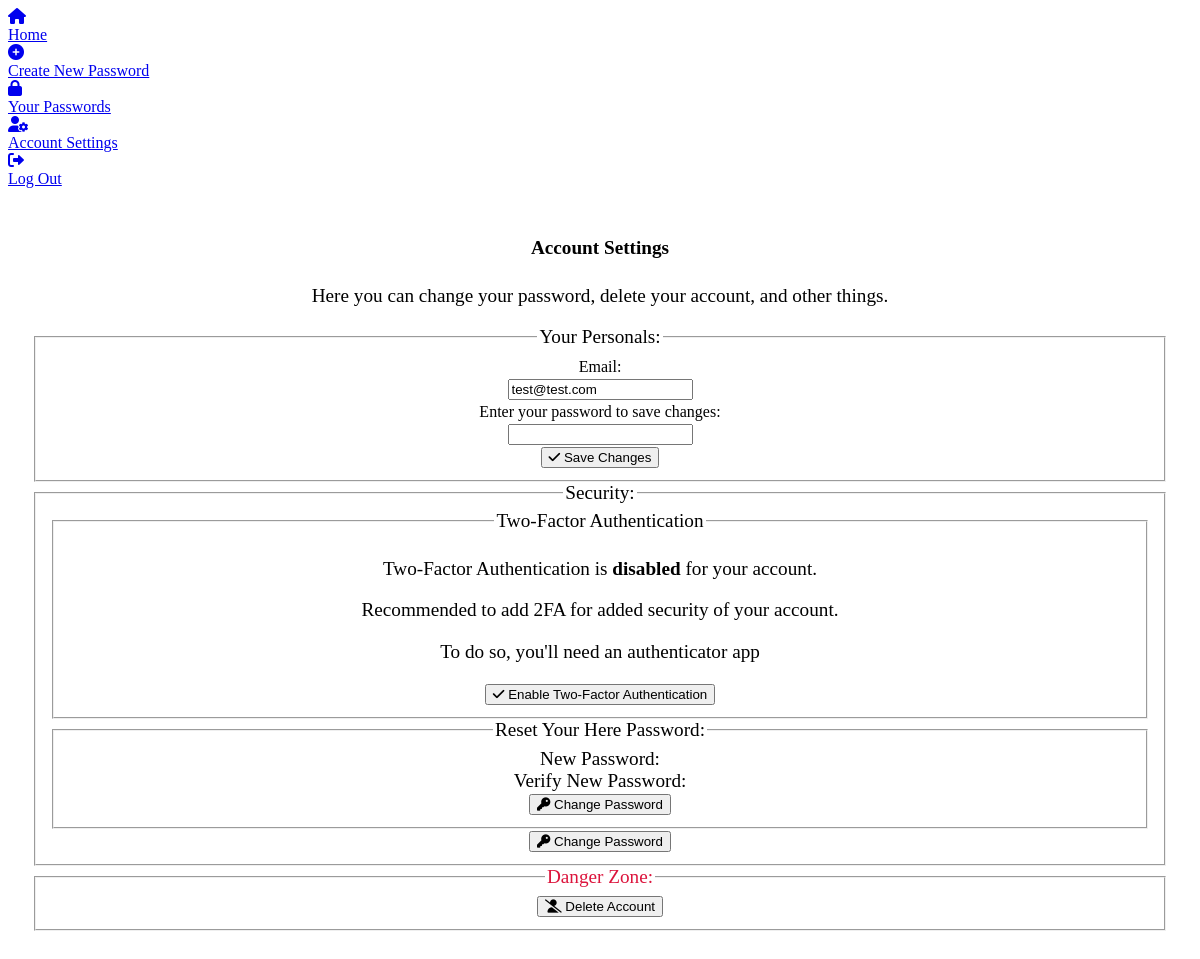
The app's page /accounts/account_settings/ (signed in), older data.
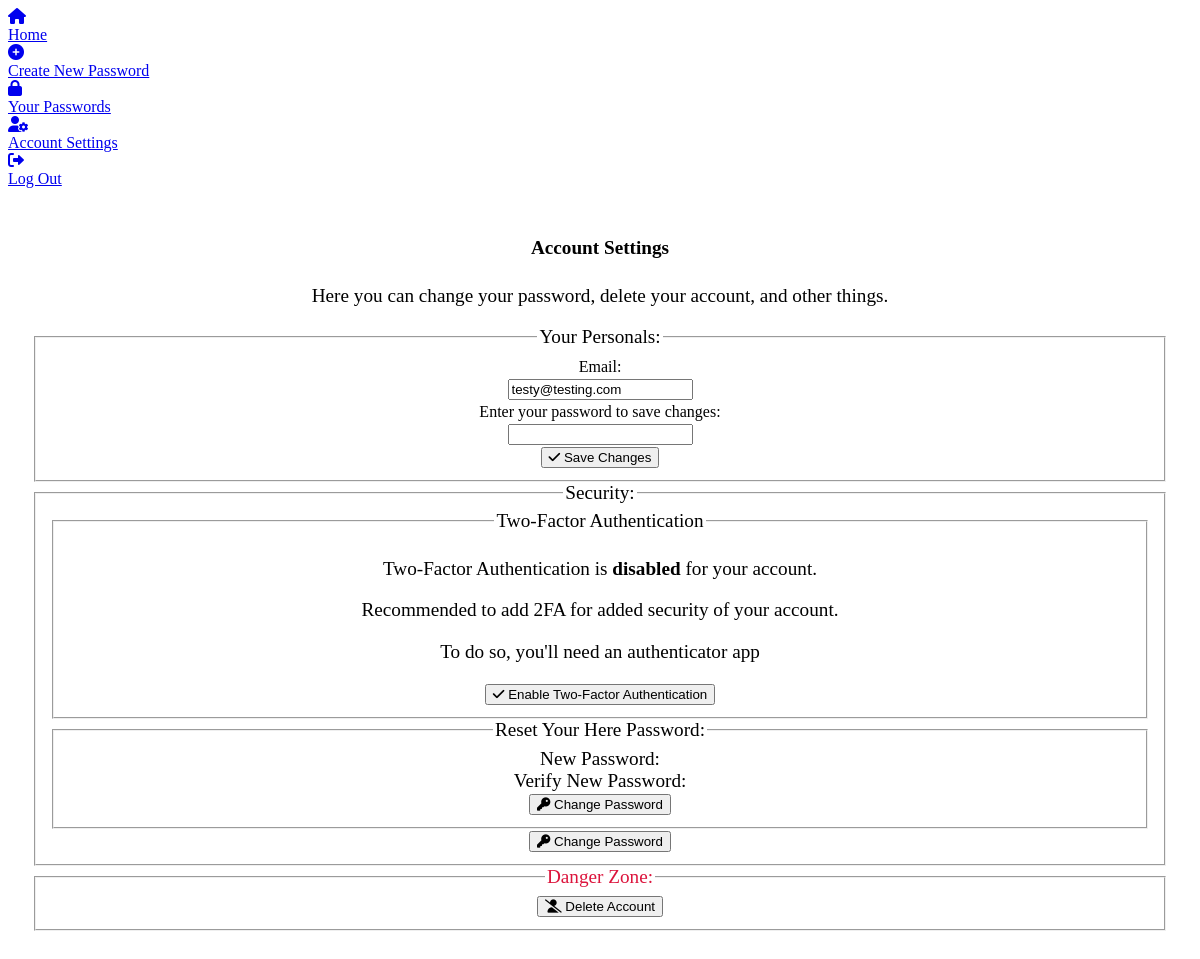
The same page, newer data.
### accounts/models.py (models this page shows)
class CustomUser(AbstractUser):
    username = models.CharField(primary_key=True, max_length=40)
    email = models.EmailField(unique=True)
    password = models.CharField(max_length=128)

### accounts/views.py (the view, shortened to what this page needs)
# urls.py: path("account_settings/", AccountSettingsView.as_view(), name="account_settings"),
class AccountSettingsView(LoginRequiredMixin, FormView):
    form_class = CustomUserChangeForm
    success_url = reverse_lazy("account_settings")
    template_name = "accounts/account_settings.html"
    def get_form_kwargs(self):
        kwargs = super().get_form_kwargs()
        kwargs["instance"] = self.request.user
        return kwargs

### accounts/forms.py (shortened to what this page needs)
class CustomUserChangeForm(UserChangeForm):
    current_password = forms.CharField(
        widget=forms.PasswordInput,
        label="Current Password",
        required=True
    )
    class Meta:
        model = CustomUser
        fields = ('email',)

### templates/accounts/account_settings.html (shortened to what this page needs)
{% extends 'base.html' %}
{% load static %}
{% block content %}
<div class="page top active center-text">
    <h4>Account Settings</h4>
    <p class="centered-text">Here you can change your password, delete your account, and other things.</p>
    <fieldset>
        <legend> Your Personals: </legend>
        <form method="post">
            <label style="font-size: medium;">Email:</label>
            <div class="field border round fill">
                {{ form.email }}
            </div>
            <label style="font-size: medium;"> Enter your password to save changes: </label>
            <div class="field border round fill">
                {{ form.current_password }}
            </div>
            <button type="submit" class="primary small-elevate">
                <i class="fa-solid fa-check"></i>
                Save Changes</button>
        </form>
    </fieldset>
    <fieldset>
        <legend> Security: </legend>
        <fieldset>
            <legend>Two-Factor Authentication</legend>
            {% if has_2fa %}
            <p>Two-Factor Authentication is <strong>enabled</strong> for your account.</p>
            <a href="{% url 'disable_2fa' %}">
                <button class="error small-elevate">
                    <i class="fa-solid fa-xmark"></i>
                    Disable Two-Factor Authentication
                </button>
            </a>
            {% else %}
            <p>Two-Factor Authentication is <strong>disabled</strong> for your account.</p>
            <p>Recommended to add 2FA for added security of your account.</p>
            <p>To do so, you'll need an authenticator app</p>
            <a href="{% url 'setup_2fa' %}">
                <button class="primary small-elevate">
                    <i class="fa-solid fa-check"></i>
                    Enable Two-Factor Authentication
                </button>
            </a>
            {% endif %}
        </fieldset>
        <fieldset>
            <legend>Reset Your Here Password:</legend>
            <form method="POST">
                <span class="helptext"> New Password: </span>
                <span class="helptext"> Verify New Password: </span>
                <button class="button" type="submit">
                    <i class="fa-solid fa-key"></i>
                    Change Password
                </button>
            </form>
        </fieldset>
        <a href="{% url 'reset_password' %}">
            <button type="submit" class="primary small-elevate">
                <i class="fa-solid fa-key"></i>
                Change Password</button>
        </a>
    </fieldset>
    <fieldset class="error-border">
        <legend style="color: crimson;"> Danger Zone: </legend>
        <a href="{% url 'account_confirm_delete' %}">
            <button type="submit" class="small-elevate error">
                <i class="fa-solid fa-user-slash"></i>
                Delete Account</button>
        </a>
    </fieldset>
</div>
{% endblock content %}

Row changes from the older to the newer data that the page shows:
changed CustomUser: email "test@test.com" → "testy@testing.com"
